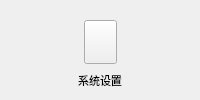
               <widget class="QWidget" name="widget_19" native="true">
                <layout class="QVBoxLayout" name="verticalLayout_13">
                 <property name="spacing">
                  <number>0</number>
                 </property>
                 <property name="leftMargin">
                  <number>0</number>
                 </property>
                 <property name="topMargin">
                  <number>0</number>
                 </property>
                 <property name="rightMargin">
                  <number>0</number>
                 </property>
                 <property name="bottomMargin">
                  <number>0</number>
                 </property>
                 <item>
                  <spacer name="verticalSpacer_13">
                   <property name="orientation">
                    <enum>Qt::Vertical</enum>
                   </property>
                   <property name="sizeHint" stdset="0">
                    <size>
                     <width>20</width>
                     <height>8</height>
                    </size>
                   </property>
                  </spacer>
                 </item>
                 <item>
                  <widget class="QWidget" name="widget_20" native="true">
                   <layout class="QVBoxLayout" name="verticalLayout_14">
                    <property name="spacing">
                     <number>0</number>
                    </property>
                    <property name="leftMargin">
                     <number>0</number>
                    </property>
                    <property name="topMargin">
                     <number>0</number>
                    </property>
                    <property name="rightMargin">
                     <number>0</number>
                    </property>
                    <property name="bottomMargin">
                     <number>0</number>
                    </property>
                    <item>
                     <widget class="QWidget" name="widget_21" native="true">
                      <property name="minimumSize">
                       <size>
                        <width>0</width>
                        <height>60</height>
                       </size>
                      </property>
                      <layout class="QHBoxLayout" name="horizontalLayout_7">
                       <property name="spacing">
                        <number>0</number>
                       </property>
                       <property name="leftMargin">
                        <number>0</number>
                       </property>
                       <property name="topMargin">
                        <number>0</number>
                       </property>
                       <property name="rightMargin">
                        <number>0</number>
                       </property>
                       <property name="bottomMargin">
                        <number>0</number>
                       </property>
                       <item>
                        <spacer name="horizontalSpacer_13">
                         <property name="orientation">
                          <enum>Qt::Horizontal</enum>
                         </property>
                         <property name="sizeHint" stdset="0">
                          <size>
                           <width>30</width>
                           <height>20</height>
                          </size>
                         </property>
                        </spacer>
                       </item>
                       <item>
                        <widget class="QPushButton" name="btn_12">
                         <property name="sizePolicy">
                          <sizepolicy hsizetype="Minimum" vsizetype="Minimum">
                           <horstretch>0</horstretch>
                           <verstretch>0</verstretch>
                          </sizepolicy>
                         </property>
                         <property name="minimumSize">
                          <size>
                           <width>33</width>
                           <height>33</height>
                          </size>
                         </property>
                         <property name="maximumSize">
                          <size>
                           <width>33</width>
                           <height>44</height>
                          </size>
                         </property>
                         <property name="focusPolicy">
                          <enum>Qt::TabFocus</enum>
                         </property>
                         <property name="styleSheet">
                          <string notr="true"/>
                         </property>
                         <property name="text">
                          <string/>
                         </property>
                        </widget>
                       </item>
                       <item>
                        <spacer name="horizontalSpacer_14">
                         <property name="orientation">
                          <enum>Qt::Horizontal</enum>
                         </property>
                         <property name="sizeHint" stdset="0">
                          <size>
                           <width>30</width>
                           <height>20</height>
                          </size>
                         </property>
                        </spacer>
                       </item>
                      </layout>
                     </widget>
                    </item>
                    <item>
                     <widget class="DisMenuLabel" name="label_7">
                      <property name="maximumSize">
                       <size>
                        <width>16777215</width>
                        <height>30</height>
                       </size>
                      </property>
                      <property name="font">
                       <font>
                        <family>微软雅黑</family>
                        <pointsize>8</pointsize>
                       </font>
                      </property>
                      <property name="text">
                       <string>系统设置</string>
                      </property>
                      <property name="alignment">
                       <set>Qt::AlignCenter</set>
                      </property>
                     </widget>
                    </item>
                   </layout>
                  </widget>
                 </item>
                 <item>
                  <spacer name="verticalSpacer_14">
                   <property name="orientation">
                    <enum>Qt::Vertical</enum>
                   </property>
                   <property name="sizeHint" stdset="0">
                    <size>
                     <width>20</width>
                     <height>8</height>
                    </size>
                   </property>
                  </spacer>
                 </item>
                </layout>
               </widget>
